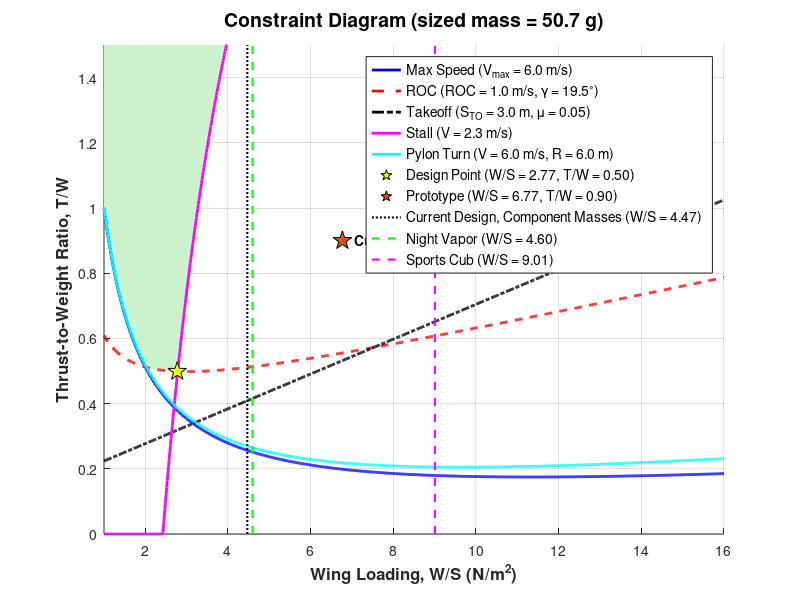

Write MATLAB code to recreate this figure.
% =========================================================================
% MAV Constraint Diagram + Sizing
%   1. Parameters            (everything you would edit lives here)
%   2. Constraint diagram calculations
%   3. Constraint diagram plot
%   4. Sizing                (mass / wing-area iteration, results, sensitivity)
% =========================================================================
clear; clc; close all;

%% 1. PARAMETERS ==========================================================

% --- Environment ---------------------------------------------------------
rho = 1.225;            % Air density at sea level (kg/m^3)
g   = 9.81;             % Gravity (m/s^2)

% --- Aerodynamics (low Reynolds number regime) ---------------------------
CD0         = 0.045;    % Zero-lift drag coefficient (typically higher for MAVs)
e           = 0.75;     % Oswald efficiency factor
AR          = 2.5;     % Aspect ratio
CL_max      = 0.748;     % Maximum lift coefficient
alpha_stall = 15;       % Estimated angle of attack at stall (degrees)

% --- Performance requirements --------------------------------------------
V_stall = 2.3;          % Target stall/minimum speed (m/s)
V_max   = 6.0;          % Target maximum cruise speed (m/s)
ROC     = 1.0;          % Desired rate of climb (m/s)
V_climb = 3.0;          % Forward speed during climb (m/s)
S_TO    = 3.0;          % Maximum allowable takeoff distance (m)

% --- Takeoff -------------------------------------------------------------
mu    = 0.05;           % Rolling friction coefficient (grass/rough surface)
CL_TO = 0.85;            % Lift coefficient during ground roll

% --- Pylon turn ----------------------------------------------------------
V_turn = V_max;         % Speed in the turn (m/s)
R_turn = 6;             % Turn radius (m)

% --- Diagram range -------------------------------------------------------
WS_min          = 1;    % Lowest wing loading plotted (N/m^2)
WS_max          = 16;   % Highest wing loading plotted (N/m^2)
N_WS            = 1000; % Number of W/S points
TW_plot_ceiling = 1.5;  % Max T/W on plot

% --- Design point selection ----------------------------------------------
WS_force = [];          % [] = auto-pick the W/S with the lowest required T/W
                        % Set a number (e.g. 4.0) to force that wing loading instead

% --- Current prototype iteration (plotted as a marker) -------------------
proto_WS = 6.768;       % Prototype wing loading (N/m^2)
proto_TW = 0.9;         % Prototype thrust-to-weight

% --- Component masses (g), everything except the wing --------------------
m_motor_prop = 3;
m_front_gear = 2;
m_back_gear  = 2;       % Total for both back gear
m_bracket    = 2;
m_tail       = 1;
m_boom       = 1;
m_pcb        = 6;
m_battery    = 4;

% --- Wing (current design) -----------------------------------------------
m_wing_now     = 12;        % Current wing mass (g)
S_now          = 0.0724638; % Current wing area (m^2)
rho_A_override = [];        % [] = use the current wing's area-density (m_wing_now/S_now)
                            % Set a number in g/m^2 (e.g. 100) if you expect a lighter wing

% --- Comparison aircraft -------------------------------------------------
m_nightvapor = 26;      % Night Vapor total mass (g)
b_nightvapor = 0.37;    % Night Vapor wingspan (m)
c_nightvapor = 0.15;    % Night Vapor chord (m)

m_sportscub  = 56;      % Sports Cub total mass (g)
b_sportscub  = 0.61;    % Sports Cub wingspan (m)
c_sportscub  = 0.10;    % Sports Cub chord (m)

% --- Sizing loop ---------------------------------------------------------
m_guess0    = 40;       % Initial total-mass guess (g)
tol         = 1e-6;     % Convergence tolerance (g)
maxIter     = 100;      % Iteration cap
rho_A_sweep = [60 80 100 120 140]; % Wing area-densities for the sensitivity table (g/m^2)

%% 2. CONSTRAINT DIAGRAM CALCULATIONS =====================================
% Required T/W at each wing loading W/S (N/m^2)

WS    = linspace(WS_min, WS_max, N_WS);
K     = 1/(pi*e*AR);                    % Induced drag factor
CD_TO = CD0 + K*CL_TO^2;                % Drag coefficient during ground roll

% A. Stall speed (thrust-lift coupled)
% L + T*sin(alpha) = W  =>  T/W = (1 - L/W) / sin(alpha)
% If W/S is too high for pure aerodynamic lift at V_stall, thrust makes up the difference.
q_stall  = 0.5*rho*V_stall^2;
TW_stall = max((1 - q_stall*CL_max./WS)/sind(alpha_stall), 0); % 0 = wing alone is enough

% B. Maximum speed
q_max       = 0.5*rho*V_max^2;
TW_maxspeed = q_max*CD0./WS + K*WS/q_max;

% C. Rate of climb (exact flight path angle, no small-angle assumption)
gamma   = asin(ROC/V_climb);            % Flight path angle (rad)
q_climb = 0.5*rho*V_climb^2;
TW_roc  = q_climb*CD0./WS + K*cos(gamma)^2*WS/q_climb + sin(gamma);

% D. Takeoff distance (ground roll with rolling resistance and drag)
TW_takeoff = mu + 0.72*(CD_TO - mu*CL_TO)/CL_max + 1.44*WS/(g*rho*CL_max*S_TO);

% E. Pylon turn (sustained level turn at load factor n)
n_turn  = sqrt(1 + (V_turn^2/(g*R_turn))^2);
q_turn  = 0.5*rho*V_turn^2;
TW_turn = q_turn*CD0./WS + K*n_turn^2*WS/q_turn;

% Feasible region: the design must meet the HIGHEST T/W of all constraints at each W/S
TW_required = max([TW_stall; TW_maxspeed; TW_roc; TW_takeoff; TW_turn], [], 1);

% Design point: lowest required T/W = smallest motor (unless W/S is forced)
if isempty(WS_force)
    [TW_design, idx] = min(TW_required);
    WS_design = WS(idx);
else
    WS_design = WS_force;
    TW_design = interp1(WS, TW_required, WS_design);
end

% Reference wing loadings shown on the diagram
m_fixed = m_motor_prop + m_front_gear + m_back_gear + m_bracket ...
        + m_tail + m_boom + m_pcb + m_battery;               % everything except the wing (g)
m_now   = m_fixed + m_wing_now;                              % current design from component masses (g)
WS_now  = m_now/1000*g/S_now;                                % current design W/S (N/m^2)

S_nightvapor  = b_nightvapor*c_nightvapor;                   % wing area (m^2)
WS_nightvapor = (m_nightvapor/1000*g)/S_nightvapor;          % W/S (N/m^2)
S_sportscub   = b_sportscub*c_sportscub;                     % wing area (m^2)
WS_sportscub  = (m_sportscub/1000*g)/S_sportscub;            % W/S (N/m^2)

%% 3. CONSTRAINT DIAGRAM PLOT =============================================
figure('Name', 'MAV Constraint Diagram', 'Color', 'w', 'Position', [100, 100, 850, 650]);
ax = gca; hold on; grid on;

% Shade the feasible design space
fill([WS, fliplr(WS)], [TW_required, TW_plot_ceiling*ones(size(WS))], ...
    [0.8 0.95 0.8], 'EdgeColor', 'none', 'HandleVisibility', 'off');

% Constraint curves
plot(WS, TW_maxspeed, 'b-',  'LineWidth', 2, 'DisplayName', sprintf('Max Speed (V_{max} = %.1f m/s)', V_max));
plot(WS, TW_roc,      'r--', 'LineWidth', 2, 'DisplayName', sprintf('ROC (ROC = %.1f m/s, \\gamma = %.1f^\\circ)', ROC, rad2deg(gamma)));
plot(WS, TW_takeoff,  'k-.', 'LineWidth', 2, 'DisplayName', sprintf('Takeoff (S_{TO} = %.1f m, \\mu = %.2f)', S_TO, mu));
plot(WS, TW_stall,    'm-',  'LineWidth', 2, 'DisplayName', sprintf('Stall (V = %.1f m/s)', V_stall));
plot(WS, TW_turn,     'c-',  'LineWidth', 2, 'DisplayName', sprintf('Pylon Turn (V = %.1f m/s, R = %.1f m)', V_turn, R_turn));

% Design point and current prototype
plot(WS_design, TW_design, 'p', 'MarkerSize', 14, 'MarkerFaceColor', 'y', 'MarkerEdgeColor', 'k', ...
    'DisplayName', sprintf('Design Point (W/S = %.2f, T/W = %.2f)', WS_design, TW_design));
plot(proto_WS, proto_TW, 'p', 'MarkerSize', 14, 'MarkerFaceColor', '#D95319', 'MarkerEdgeColor', 'k', ...
    'DisplayName', sprintf('Prototype (W/S = %.2f, T/W = %.2f)', proto_WS, proto_TW));
text(proto_WS + 0.3, proto_TW, 'Current Prototype', ...
    'HorizontalAlignment', 'left', 'FontSize', 10, 'FontWeight', 'bold');

% Reference wing loadings
plot([WS_now WS_now], [0 TW_plot_ceiling], 'k:', 'LineWidth', 1.5, ...
    'DisplayName', sprintf('Current Design, Component Masses (W/S = %.2f)', WS_now));
plot([WS_nightvapor WS_nightvapor], [0 TW_plot_ceiling], 'g--', 'LineWidth', 1.5, ...
    'DisplayName', sprintf('Night Vapor (W/S = %.2f)', WS_nightvapor));
plot([WS_sportscub WS_sportscub], [0 TW_plot_ceiling], 'm--', 'LineWidth', 1.5, ...
    'DisplayName', sprintf('Sports Cub (W/S = %.2f)', WS_sportscub));

% Formatting
axis([WS_min WS_max 0 TW_plot_ceiling]);
xlabel('Wing Loading, W/S (N/m^2)', 'FontSize', 12, 'FontWeight', 'bold');
ylabel('Thrust-to-Weight Ratio, T/W', 'FontSize', 12, 'FontWeight', 'bold');
title('Constraint Diagram', 'FontSize', 14);   % sized mass is appended after Section 4
legend('Location', 'northeast', 'FontSize', 10);
hold off;

%% 4. SIZING ==============================================================
% Wing mass scales with wing area: m_wing = rho_A * S, and S = W / (W/S).
% Iterate the total mass until guess = calculated.

% Wing area-density (g/m^2)
rho_A_now = m_wing_now/S_now;
if isempty(rho_A_override)
    rho_A = rho_A_now;
else
    rho_A = rho_A_override;
end

wing_wt_per_area = rho_A/1000*g;        % N of wing per m^2 of wing area
if wing_wt_per_area >= WS_design
    error('Wing alone weighs %.2f N/m^2, more than W/S = %.2f. No solution: lower rho_A or raise W/S.', ...
        wing_wt_per_area, WS_design);
end

% --- Sizing loop ---
m_guess = m_guess0;
fprintf('Iter  guess[g]  S[m^2]   wing[g]  calc[g]\n');
for k = 1:maxIter
    W_guess = m_guess/1000*g;            % N
    S       = W_guess/WS_design;         % wing area from the guess
    m_wing  = rho_A*S;                   % wing mass from area-density
    m_calc  = m_fixed + m_wing;          % total from the parts
    fprintf('%3d   %7.3f  %7.4f  %7.3f  %7.3f\n', k, m_guess, S, m_wing, m_calc);
    if abs(m_calc - m_guess) < tol
        break;
    end
    m_guess = m_calc;                    % feed the result back in
end
m_total = m_calc;
W = m_total/1000*g;
S = W/WS_design;

% Closed-form check: m = m_fixed/(1 - rho_A*g/(1000*W/S)) should match the loop
m_check = m_fixed/(1 - wing_wt_per_area/WS_design);

% --- Results ---
b = sqrt(AR*S);
c = S/b;
Vs_aero = sqrt(2*WS_design/(rho*CL_max));    % stall with NO thrust help
fprintf('\nDesign point      : W/S = %.2f N/m^2, T/W = %.2f\n', WS_design, TW_design);
fprintf('Total mass        : %.1f g  (loop) vs %.1f g (closed form)\n', m_total, m_check);
fprintf('Wing              : S = %.4f m^2, span = %.2f m, chord = %.3f m, wing = %.1f g\n', S, b, c, rho_A*S);
fprintf('Thrust needed     : %.1f gf  (T/W x weight)\n', TW_design*m_total);
fprintf('Stall (no thrust) : %.2f m/s  (target %.1f m/s)\n', Vs_aero, V_stall);
fprintf('Current design    : %.1f g, W/S = %.2f N/m^2\n', m_now, WS_now);

% --- Sensitivity: how the answer moves with wing area-density ---
fprintf('\nrho_A[g/m^2]  mass[g]  S[m^2]  span[m]\n');
for rA = [rho_A_sweep rho_A_now]
    wpa = rA/1000*g;
    if wpa >= WS_design
        continue;
    end
    mm = m_fixed/(1 - wpa/WS_design);
    SS = mm/1000*g/WS_design;
    fprintf('  %6.1f      %6.1f   %.4f   %.2f\n', rA, mm, SS, sqrt(AR*SS));
end

% Put the sized mass in the diagram title now that it is known
title(ax, sprintf('Constraint Diagram (sized mass = %.1f g)', m_total), 'FontSize', 14);
